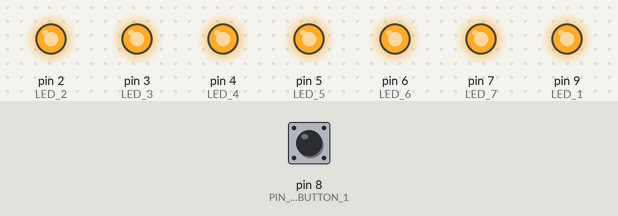
The sketch below on a simulated Arduino Uno, built with avr-gcc and run on an emulated ATmega328P. On the bench: output pins drawn as LEDs (lit = HIGH). Inputs (shaded band) come from the test bench; at power-on: pin 8 (PIN_TYPE_BUTTON_1) HIGH.

Above: at 1.2 s.
1.3 s: pin 8 (PIN_TYPE_BUTTON_1) pulled LOW for 0.15 s
At 1.37 s:
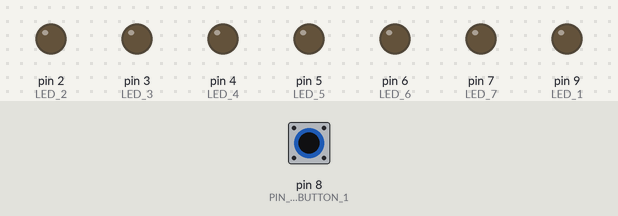
2.9 s: pin 8 (PIN_TYPE_BUTTON_1) pulled LOW for 3.2 s
At 6.5 s:
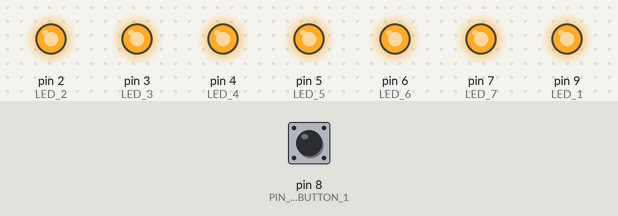
Timing chart, 0 to 8.0 s (numbered marks = the images above; inputs shaded):
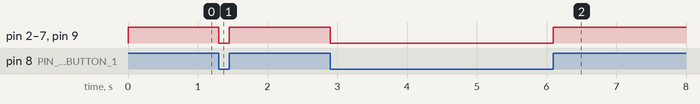

Measured:
- after the input at 1.3 s, pin 2 (LED_2), pin 3 (LED_3), pin 4 (LED_4), pin 5 (LED_5), pin 6 (LED_6), pin 7 (LED_7), pin 9 (LED_1): HIGH → LOW at once, → HIGH 0.15 s later
- after the input at 2.9 s, pin 2 (LED_2), pin 3 (LED_3), pin 4 (LED_4), pin 5 (LED_5), pin 6 (LED_6), pin 7 (LED_7), pin 9 (LED_1): HIGH → LOW at once, → HIGH 3.2 s later

The sketch:

Seven-LED-Switch0.ino
```cpp
#include "Common.h"

void setup() {
  // put your setup code here, to run once:
  Serial.begin(9600);
  initAll();
}

void loop() {
  // put your main code here, to run repeatedly:
  //btn.onButton(onPushLED,offPushLED);
  led.onButton();
}

/*
void onPushLED()
{
    led.onLED();
}

void offPushLED()
{
    led.offLED();
}*/
```

Common.h
```cpp
#include "uLED.h"
//#include "uButton.h"

#define PIN_TYPE_LED_1 9
#define PIN_TYPE_LED_2 2
#define PIN_TYPE_LED_3 3
#define PIN_TYPE_LED_4 4
#define PIN_TYPE_LED_5 5
#define PIN_TYPE_LED_6 6
#define PIN_TYPE_LED_7 7

#define PIN_TYPE_BUTTON_1 8

LED led;
//Button btn;

void initAll()
{
  led.init(PIN_TYPE_LED_1, PIN_TYPE_LED_2, PIN_TYPE_LED_3, PIN_TYPE_LED_4, PIN_TYPE_LED_5, PIN_TYPE_LED_6, PIN_TYPE_LED_7, PIN_TYPE_BUTTON_1);
  //btn.init(PIN_TYPE_BUTTON_1);
}
```

uLED.h
```cpp
class LED
{
  private:
  int LED_1 = 9;
  int LED_2 = 2;
  int LED_3 = 3;
  int LED_4 = 4;
  int LED_5 = 5;
  int LED_6 = 6;
  int LED_7 = 7;
  int BUTTON_1 = 7;

  public:
  void onLED();
  void offLED();
  void onButton();
  void init(int LED1,int LED2,int LED3,int LED4,int LED5,int LED6,int LED7,int Button1);
};

void LED::init(int LED1,int LED2,int LED3,int LED4,int LED5,int LED6,int LED7,int Button1)
{
  LED_1 = LED1;
  LED_2 = LED2;
  LED_3 = LED3;
  LED_4 = LED4;
  LED_5 = LED5;
  LED_6 = LED6;
  LED_7 = LED7;
  BUTTON_1 = Button1;

  pinMode(LED_1, OUTPUT);
  pinMode(LED_2, OUTPUT);
  pinMode(LED_3, OUTPUT);
  pinMode(LED_4, OUTPUT);
  pinMode(LED_5, OUTPUT);
  pinMode(LED_6, OUTPUT);
  pinMode(LED_7, OUTPUT);
  pinMode(BUTTON_1,INPUT_PULLUP);
}

void LED::onButton()
{
  if(digitalRead(BUTTON_1) == HIGH)
  {
    onLED();
  }
  else
  {
    offLED();
  }
}

void LED::onLED()
{
    digitalWrite(LED_1,HIGH);
    digitalWrite(LED_2,HIGH);
    digitalWrite(LED_3,HIGH);
    digitalWrite(LED_4,HIGH);
    digitalWrite(LED_5,HIGH);
    digitalWrite(LED_6,HIGH);
    digitalWrite(LED_7,HIGH);
}

void LED::offLED()
{
    digitalWrite(LED_1,LOW);
    digitalWrite(LED_2,LOW);
    digitalWrite(LED_3,LOW);
    digitalWrite(LED_4,LOW);
    digitalWrite(LED_5,LOW);
    digitalWrite(LED_6,LOW);
    digitalWrite(LED_7,LOW);
}
```
